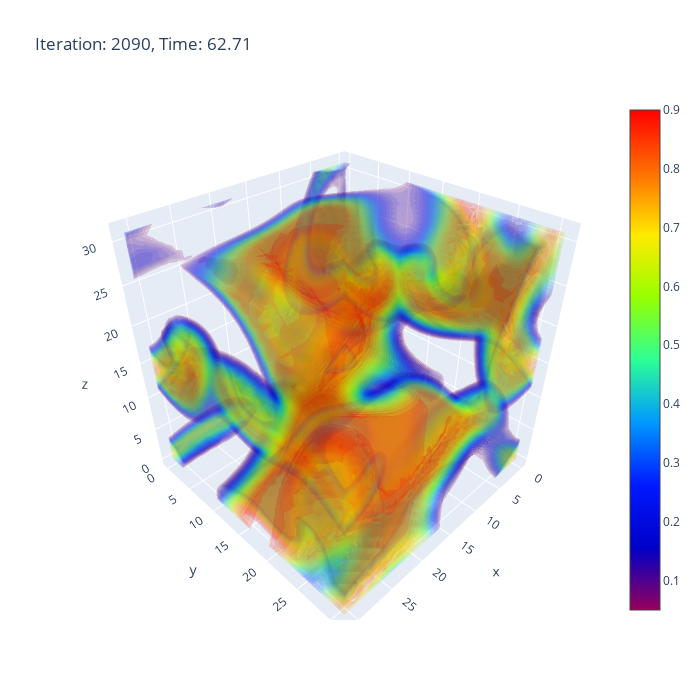

Notebook cell for this chart:
### Code cell
import numpy as np
import plotly.graph_objects as go

l = 32
it = 2090
X, Y, Z = np.mgrid[:l, :l, :l]
vol = np.real(data[it])

title = "Iteration: "+str(it)+", Time: "+str(np.round(times[it],2))
fig = go.Figure(data=go.Volume(
    x=X.flatten(), y=Y.flatten(), z=Z.flatten(),
    value=vol.flatten(),
    isomin=0.05,
    isomax=0.9,
    opacity=0.1,
    surface_count=25,
    colorscale='Rainbow'
    ))
fig.update_layout(width=700, height=700,title = title)

fig.show()

### Figure 1 — Plotly figure (JSON) as saved in the notebook; plotly's stock layout.template omitted (floating-point values rounded to 4 significant figures; data arrays with more than 128 entries replaced by an {"elided": "..."} marker saying what was removed)
{"data": [{"colorscale": [[0, "rgb(150,0,90)"], [0.125, "rgb(0,0,200)"], [0.25, "rgb(0,25,255)"], [0.375, "rgb(0,152,255)"], [0.5, "rgb(44,255,150)"], [0.625, "rgb(151,255,0)"], [0.75, "rgb(255,234,0)"], [0.875, "rgb(255,111,0)"], [1, "rgb(255,0,0)"]], "isomax": 0.9, "isomin": 0.05, "opacity": 0.1, "surface": {"count": 25}, "type": "volume", "value": {"elided": "32768 float values"}, "x": {"elided": "32768 int values"}, "y": {"elided": "32768 int values"}, "z": {"elided": "32768 int values"}}], "layout": {"height": 700, "title": {"text": "Iteration: 2090, Time: 62.71"}, "width": 700}}
